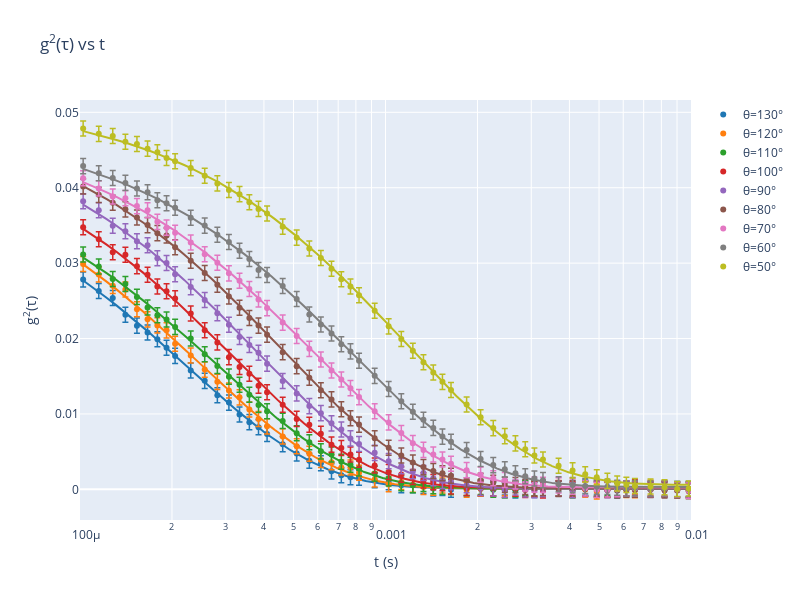

Notebook code for this chart:
### Markdown cell above
# PLOT FIT

### Code cell
colors = px.colors.qualitative.D3

fig = go.Figure()
for i,θ in enumerate(data.keys()):
    x = data[θ]['t']
    y = data[θ]['g']
    γ = data[θ]['gamma']
    sigmay = data[θ]['sigmag']
    X,Y = data[θ]['fit'].draw()

    # plt.plot(X,Y)
    # plt.xlim(0,1)
    # plt.show()

    fig.add_trace(go.Scatter(x=X, y=Y, mode='lines',line_color=colors[i], showlegend=False))

    fig.add_trace(go.Scatter(x=x,y=y, mode='markers', name=f'θ={θ}°',
        marker=dict(color = colors[i]),
        error_y=dict( 
			type='constant', 
			value=0.001, 
			color=colors[i],
			thickness=1.5, 
			width=3, 
		)))

fig.update_layout(
        xaxis_type="log",
        yaxis_title="g<sup>2</sup>(τ)",
        xaxis_title="t (s)",
        title='g<sup>2</sup>(τ) vs t',
        xaxis=dict(range=[np.log10(0.0001), np.log10(0.010)]),
        width=800,
        height=600,
        # yaxis=dict(range=[0, 0.06])
    )
fig.show()
